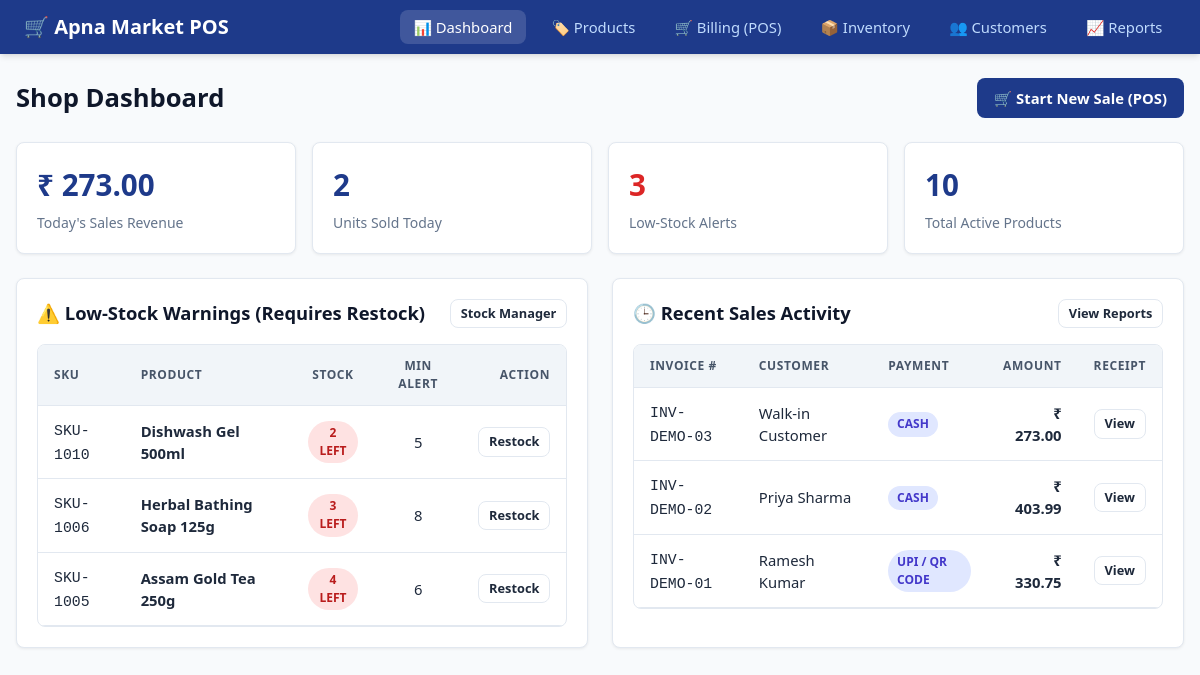
/dashboard, run on the app's committed database.
### tables this page shows
CREATE TABLE products (
    id INTEGER PRIMARY KEY AUTOINCREMENT,
    sku TEXT UNIQUE NOT NULL,
    name TEXT NOT NULL,
    category TEXT DEFAULT 'General',
    cost_price REAL NOT NULL DEFAULT 0.0,
    selling_price REAL NOT NULL,
    stock INTEGER NOT NULL DEFAULT 0,
    min_stock INTEGER NOT NULL DEFAULT 5
);

CREATE TABLE sales (
    id INTEGER PRIMARY KEY AUTOINCREMENT,
    invoice_no TEXT UNIQUE NOT NULL,
    customer_id INTEGER,
    customer_name TEXT,
    customer_phone TEXT,
    subtotal REAL NOT NULL,
    discount_pct REAL DEFAULT 0.0,
    discount_amt REAL DEFAULT 0.0,
    gst_pct REAL DEFAULT 0.0,
    gst_amt REAL DEFAULT 0.0,
    grand_total REAL NOT NULL,
    payment_method TEXT DEFAULT 'Cash',
    sold_at DATETIME DEFAULT CURRENT_TIMESTAMP,
    FOREIGN KEY (customer_id) REFERENCES customers(id)
);

### app.py (the view)
@app.route('/')
@app.route('/dashboard')
def dashboard():
    db = get_db()
    today_str = datetime.now().strftime("%Y-%m-%d")
    cur = db.execute("SELECT COALESCE(SUM(grand_total), 0.0) FROM sales WHERE sold_at LIKE ?", (f"{today_str}%",))
    today_revenue = cur.fetchone()[0]
    cur = db.execute("""
        SELECT COALESCE(SUM(si.qty), 0)
        FROM sale_items si
        JOIN sales s ON si.sale_id = s.id
        WHERE s.sold_at LIKE ?
    """, (f"{today_str}%",))
    today_units = cur.fetchone()[0]
    cur = db.execute("SELECT COUNT(*) FROM products")
    total_products = cur.fetchone()[0]
    cur = db.execute("SELECT COUNT(*) FROM products WHERE stock <= min_stock")
    low_stock_count = cur.fetchone()[0]
    low_stock_items = db.execute("""
        SELECT * FROM products
        WHERE stock <= min_stock
        ORDER BY stock ASC
    """).fetchall()
    recent_sales = db.execute("""
        SELECT * FROM sales
        ORDER BY id DESC LIMIT 8
    """).fetchall()
    return render_template(
        'dashboard.html',
        today_revenue=today_revenue,
        today_units=today_units,
        total_products=total_products,
        low_stock_count=low_stock_count,
        low_stock_items=low_stock_items,
        recent_sales=recent_sales
    )

### app.py (called while the page is built)
def get_db():
    if 'db' not in g:
        g.db = sqlite3.connect(app.config['DATABASE'])
        g.db.row_factory = sqlite3.Row
        g.db.execute("PRAGMA foreign_keys = ON")
    return g.db

### templates/dashboard.html (shortened to what this page needs)
{% extends "base.html" %}
{% block content %}
<div class="page-header">
  <h1 class="page-title">Shop Dashboard</h1>
  <a href="{{ url_for('billing') }}" class="btn btn-primary">🛒 Start New Sale (POS)</a>
</div>
<div class="kpi-grid">
  <div class="kpi-card">
    <div class="kpi-value">₹ {{ "%.2f"|format(today_revenue) }}</div>
    <div class="kpi-label">Today's Sales Revenue</div>
  </div>
  <div class="kpi-card">
    <div class="kpi-value">{{ today_units }}</div>
    <div class="kpi-label">Units Sold Today</div>
  </div>
  <div class="kpi-card">
    <div class="kpi-value" style="color: var(--danger);">{{ low_stock_count }}</div>
    <div class="kpi-label">Low-Stock Alerts</div>
  </div>
  <div class="kpi-card">
    <div class="kpi-value">{{ total_products }}</div>
    <div class="kpi-label">Total Active Products</div>
  </div>
</div>
<div style="display: grid; grid-template-columns: repeat(auto-fit, minmax(450px, 1fr)); gap: 1.5rem;">
  <div class="card">
    <div class="card-header">
      <span>⚠️ Low-Stock Warnings (Requires Restock)</span>
      <a href="{{ url_for('inventory') }}" class="btn btn-outline btn-sm">Stock Manager</a>
    </div>
    {% if low_stock_items %}
      <div class="table-wrapper" tabindex="0" role="region" aria-label="Low stock products">
        <table>
          <thead>
            <tr>
              <th>SKU</th>
              <th>Product</th>
              <th class="text-center">Stock</th>
              <th class="text-center">Min Alert</th>
              <th class="text-right">Action</th>
            </tr>
          </thead>
          <tbody>
            {% for p in low_stock_items %}
              <tr>
                <td><code>{{ p.sku }}</code></td>
                <td><strong>{{ p.name }}</strong></td>
                <td class="text-center"><span class="badge badge-danger">{{ p.stock }} left</span></td>
                <td class="text-center">{{ p.min_stock }}</td>
                <td class="text-right">
                  <a href="{{ url_for('inventory') }}" class="btn btn-sm btn-outline">Restock</a>
                </td>
              </tr>
            {% endfor %}
          </tbody>
        </table>
      </div>
    {% else %}
      <p style="color: var(--text-muted); padding: 1rem 0;">All products have healthy inventory levels!</p>
    {% endif %}
  </div>
  <div class="card">
    <div class="card-header">
      <span>🕒 Recent Sales Activity</span>
      <a href="{{ url_for('reports') }}" class="btn btn-outline btn-sm">View Reports</a>
    </div>
    {% if recent_sales %}
      <div class="table-wrapper" tabindex="0" role="region" aria-label="Recent sales transactions">
        <table>
          <thead>
            <tr>
              <th>Invoice #</th>
              <th>Customer</th>
              <th>Payment</th>
              <th class="text-right">Amount</th>
              <th class="text-center">Receipt</th>
            </tr>
          </thead>
          <tbody>
            {% for s in recent_sales %}
              <tr>
                <td><code>{{ s.invoice_no }}</code></td>
                <td>{{ s.customer_name }}</td>
                <td><span class="badge badge-info">{{ s.payment_method }}</span></td>
                <td class="text-right"><strong>₹ {{ "%.2f"|format(s.grand_total) }}</strong></td>
                <td class="text-center">
                  <a href="{{ url_for('receipt', sale_id=s.id) }}" class="btn btn-sm btn-outline">View</a>
                </td>
              </tr>
            {% endfor %}
          </tbody>
        </table>
      </div>
    {% else %}
      <p style="color: var(--text-muted); padding: 1rem 0;">No sales transactions recorded yet.</p>
    {% endif %}
  </div>
</div>
{% endblock %}

### templates/base.html (shortened to what this page needs)
<!DOCTYPE html>
<html lang="en">
<head>
  <link rel="stylesheet" href="{{ url_for('static', filename='style.css') }}">
</head>
<body>
  <nav class="navbar">
    <a href="{{ url_for('dashboard') }}" class="navbar-brand">
      🛒 Apna Market POS
    </a>
    <ul class="navbar-nav">
      <li><a href="{{ url_for('dashboard') }}" class="nav-link {% if request.endpoint == 'dashboard' %}active{% endif %}">📊 Dashboard</a></li>
      <li><a href="{{ url_for('products') }}" class="nav-link {% if 'product' in request.endpoint %}active{% endif %}">🏷️ Products</a></li>
      <li><a href="{{ url_for('billing') }}" class="nav-link {% if request.endpoint == 'billing' %}active{% endif %}">🛒 Billing (POS)</a></li>
      <li><a href="{{ url_for('inventory') }}" class="nav-link {% if request.endpoint == 'inventory' %}active{% endif %}">📦 Inventory</a></li>
      <li><a href="{{ url_for('customers') }}" class="nav-link {% if 'customer' in request.endpoint %}active{% endif %}">👥 Customers</a></li>
      <li><a href="{{ url_for('reports') }}" class="nav-link {% if request.endpoint == 'reports' %}active{% endif %}">📈 Reports</a></li>
    </ul>
  </nav>
  <main class="container">
    {% block content %}{% endblock %}
  </main>
</body>
</html>

### static/style.css (style rules this page uses)
:root { --primary: #1e3a8a; --primary-hover: #1d4ed8; --primary-light: #eff6ff; --secondary: #0f172a; --accent: #2563eb; --success: #16a34a; --success-bg: #dcfce7; --danger: #dc2626; --danger-bg: #fee2e2; --warning: #d97706; --warning-bg: #fef3c7; --bg: #f8fafc; --surface: #ffffff; --border: #e2e8f0; --text: #1e293b; --text-muted: #64748b; --radius: 8px; --shadow-sm: 0 1px 3px rgba(0,0,0,0.07); --shadow-md: 0 4px 6px -1px rgba(0,0,0,0.1), 0 2px 4px -2px rgba(0,0,0,0.08); }
*, *::before, *::after { box-sizing: border-box; margin: 0; padding: 0; }
body { font-family: system-ui, -apple-system, BlinkMacSystemFont, "Segoe UI", Roboto, sans-serif; background-color: var(--bg); color: var(--text); line-height: 1.5; min-height: 100vh; display: flex; flex-direction: column; }
.navbar { background-color: var(--primary); color: white; padding: 0.75rem 1.5rem; display: flex; justify-content: space-between; align-items: center; box-shadow: var(--shadow-md); position: sticky; inset-block-start: 0; z-index: 50; }
.navbar-brand { font-size: 1.25rem; font-weight: 700; color: white; text-decoration: none; display: flex; align-items: center; gap: 0.5rem; }
.navbar-nav { display: flex; list-style: none; gap: 0.75rem; align-items: center; }
.nav-link { color: #bfdbfe; text-decoration: none; padding: 0.45rem 0.85rem; border-radius: var(--radius); font-weight: 500; font-size: 0.925rem; transition: all 0.15s ease-in-out; }
.nav-link:hover, .nav-link.active { color: white; background-color: rgba(255, 255, 255, 0.15); }
.container { width: 100%; max-width: 1240px; margin-inline: auto; padding: 1.5rem 1rem; flex: 1; }
.page-header { display: flex; justify-content: space-between; align-items: center; margin-bottom: 1.5rem; flex-wrap: wrap; gap: 1rem; }
.page-title { font-size: 1.6rem; font-weight: 700; color: var(--secondary); }
.kpi-grid { display: grid; grid-template-columns: repeat(auto-fit, minmax(220px, 1fr)); gap: 1rem; margin-bottom: 1.5rem; }
.kpi-card { background: var(--surface); border: 1px solid var(--border); border-radius: var(--radius); padding: 1.25rem; box-shadow: var(--shadow-sm); }
.kpi-value { font-size: 1.85rem; font-weight: 800; color: var(--primary); margin-bottom: 0.25rem; }
.kpi-label { font-size: 0.875rem; color: var(--text-muted); font-weight: 500; }
.card { background: var(--surface); border: 1px solid var(--border); border-radius: var(--radius); padding: 1.25rem; box-shadow: var(--shadow-sm); margin-bottom: 1.5rem; }
.card-header { font-size: 1.15rem; font-weight: 600; margin-bottom: 1rem; color: var(--secondary); display: flex; justify-content: space-between; align-items: center; }
.table-wrapper { overflow: auto; max-inline-size: 100%; border-radius: var(--radius); border: 1px solid var(--border); background: var(--surface); container-type: inline-size; }
table { width: 100%; border-collapse: collapse; text-align: left; font-size: 0.925rem; }
thead { background: #f1f5f9; position: sticky; inset-block-start: 0; z-index: 10; }
th, td { padding: 0.75rem 1rem; border-bottom: 1px solid var(--border); }
th { font-weight: 600; color: #475569; text-transform: uppercase; font-size: 0.75rem; letter-spacing: 0.05em; }
.text-right { text-align: right; }
.text-center { text-align: center; }
.badge { display: inline-block; padding: 0.2rem 0.55rem; font-size: 0.75rem; font-weight: 600; border-radius: 9999px; text-transform: uppercase; }
.badge-danger { background: var(--danger-bg); color: #b91c1c; }
.badge-info { background: #e0e7ff; color: #4338ca; }
.btn { display: inline-flex; align-items: center; justify-content: center; gap: 0.35rem; padding: 0.5rem 1rem; font-size: 0.925rem; font-weight: 600; border-radius: var(--radius); border: 1px solid transparent; cursor: pointer; text-decoration: none; transition: all 0.15s ease-in-out; }
.btn-primary { background: var(--primary); color: white; }
.btn-outline { background: transparent; border-color: var(--border); color: var(--text); }
.btn-sm { padding: 0.25rem 0.6rem; font-size: 0.8rem; }

### data on the page
products: sku "SKU-1010", name "Dishwash Gel 500ml", stock "2", min_stock "5"
products: sku "SKU-1006", name "Herbal Bathing Soap 125g", stock "3", min_stock "8"
products: sku "SKU-1005", name "Assam Gold Tea 250g", stock "4", min_stock "6"
sales: invoice_no "INV-DEMO-03", customer_name "Walk-in Customer", payment_method "CASH", grand_total "273.00"
sales: invoice_no "INV-DEMO-02", customer_name "Priya Sharma", payment_method "CASH", grand_total "403.99"
sales: invoice_no "INV-DEMO-01", customer_name "Ramesh Kumar", payment_method "UPI / QR CODE", grand_total "330.75"

### other printed values
{{ "%.2f"|format(today_revenue) }} "273.00"
{{ today_units }} "2"
{{ low_stock_count }} "3"
{{ total_products }} "10"
